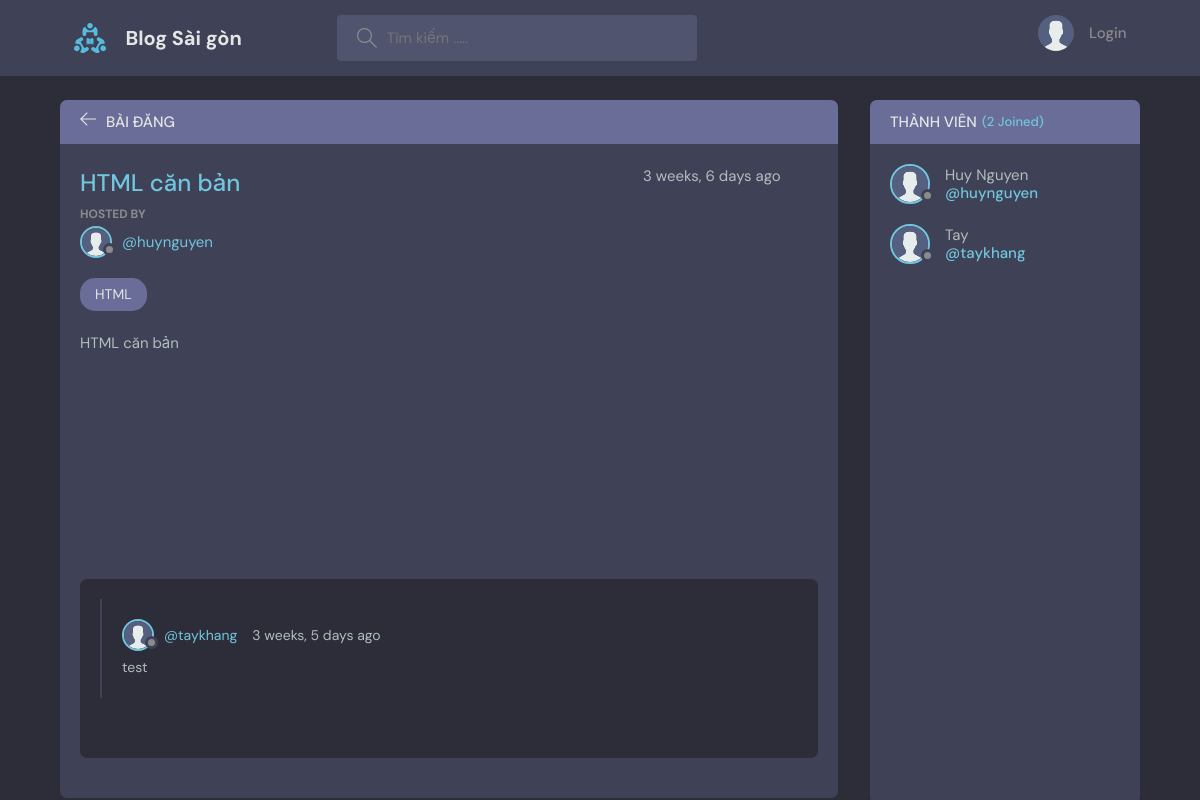
Page /room/1/ on the earlier database version.
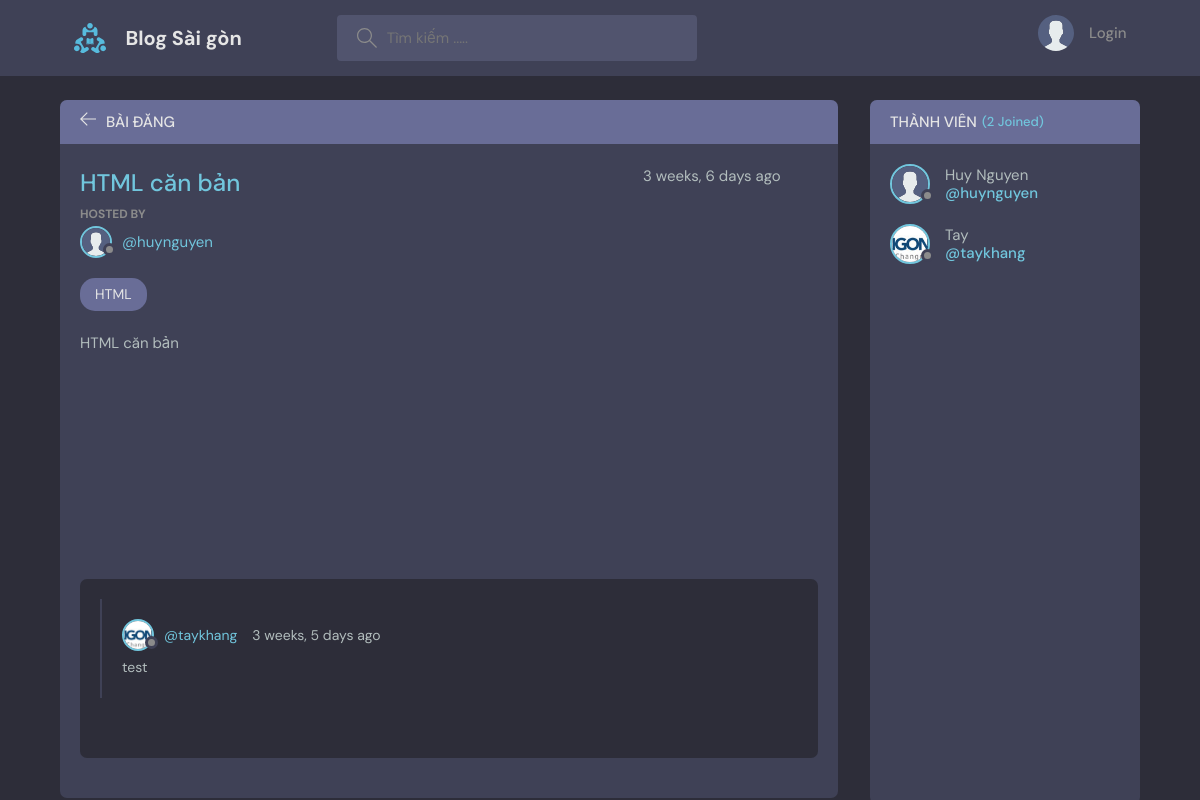
Same page on the later database version.
### base/models.py (models this page shows, shortened)
class Message(models.Model):
    user = models.ForeignKey(User, on_delete=models.CASCADE)
    room = models.ForeignKey(Room, on_delete=models.CASCADE)
    body = models.TextField()
    updated = models.DateTimeField(auto_now=True)
    created = models.DateTimeField(auto_now_add=True)
    class Meta:
        ordering = ['-updated', '-created']

class User(AbstractUser):
    name = models.CharField(max_length=200, null=True)
    email = models.EmailField(unique=True, null=True)
    bio = models.TextField(null=True)
    avatar = models.ImageField(null=True, default="avatar.svg")
    USERNAME_FIELD = 'email'
    REQUIRED_FIELDS = []

### base/views.py (the view, shortened to what this page needs)
# urls.py: path('room/<str:pk>/', views.room, name="room"),
def room(request, pk):
    room = Room.objects.get(id=pk)
    room_messages = room.message_set.all()
    participants = room.participants.all()
    context = {'room': room, 'room_messages': room_messages,
               'participants': participants, 'message':"Bạn không có quyền trong phòng này",'permit':"permit"}
    return render(request, 'base/room.html', context)

### base/models.py (called while the page is built)
    def __str__(self):
        return self.name

### base/templates/base/room.html (shortened to what this page needs)
{% extends 'main.html' %}
{% block content %}
<main class="profile-page layout layout--2">
  <div class="container">
    <div class="room">
      <div class="room__top">
        <div class="room__topLeft">
          <a href="{% url 'home' %}">
            <svg version="1.1" xmlns="http://www.w3.org/2000/svg" width="32" height="32" viewBox="0 0 32 32">
              <title>arrow-left</title>
              <path
                d="M13.723 2.286l-13.723 13.714 13.719 13.714 1.616-1.611-10.96-10.96h27.625v-2.286h-27.625l10.965-10.965-1.616-1.607z">
              </path>
            </svg>
          </a>
          <h3>Bài đăng</h3>
        </div>
      </div>
      <div class="room__box scroll">
        <div class="room__header scroll">
          <div class="room__info">
            <h3>{{room.name}} </h3>
            <span>{{room.created|timesince}} ago</span>
          </div>
          <div class="room__hosted">
            <p>Hosted By</p>
            <a href="{% url 'user-profile' room.host.id %}" class="room__author">
              <div class="avatar avatar--small">
                <img src="{{room.host.avatar.url}}" />
              </div>
              <span>@{{room.host.username}}</span>
            </a>
          </div>
          <span class="room__topics">{{room.topic}}</span>
        </div>
        <div >
          {{room.description|safe}}
         </div>
        <div class="room__conversation">
          <div class="threads scroll">
            {% for message in room_messages %}
            <div class="thread">
              <div class="thread__top">
                <div class="thread__author">
                  <a href="{% url 'user-profile' message.user.id %}" class="thread__authorInfo">
                    <div class="avatar avatar--small">
                      <img src="{{message.user.avatar.url}}" />
                    </div>
                    <span>@{{message.user.username}}</span>
                  </a>
                  <span class="thread__date">{{message.created|timesince}} ago</span>
                </div>
              </div>
              <div class="thread__details">
                {{message.body}}
              </div>
            </div>
            {% endfor %}
          </div>
        </div>
      </div>
    </div>
    <div class="participants">
      <h3 class="participants__top">Thành viên <span>({{participants.count}} Joined)</span></h3>
      <div class="participants__list scroll">
        {% for user in participants %}
        <a href="{%  url 'user-profile' user.id %}" class="participant">
          <div class="avatar avatar--medium">
            <img src="{{user.avatar.url}}" />
          </div>
          <p>
            {{user.name}}
            <span>@{{user.username}}</span>
          </p>
        </a>
        {% endfor %}
      </div>
    </div>
  </div>
</main>
{% endblock content %}

Differences in the rows shown:
changed through a linked row, Message "test": user.avatar: picture added in place of a placeholder
changed User "Tay": avatar: picture added in place of a placeholder
